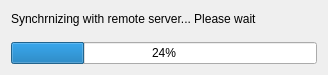
<?xml version="1.0" encoding="UTF-8"?>
<ui version="4.0">
 <class>SyncWidget</class>
 <widget class="QWidget" name="SyncWidget">
  <property name="geometry">
   <rect>
    <x>0</x>
    <y>0</y>
    <width>328</width>
    <height>75</height>
   </rect>
  </property>
  <property name="windowTitle">
   <string/>
  </property>
  <layout class="QVBoxLayout" name="verticalLayout">
   <property name="spacing">
    <number>15</number>
   </property>
   <item>
    <widget class="QLabel" name="label">
     <property name="text">
      <string>Synchrnizing with remote server... Please wait</string>
     </property>
    </widget>
   </item>
   <item>
    <widget class="QProgressBar" name="progressBar">
     <property name="value">
      <number>24</number>
     </property>
    </widget>
   </item>
  </layout>
 </widget>
 <resources/>
 <connections/>
</ui>
